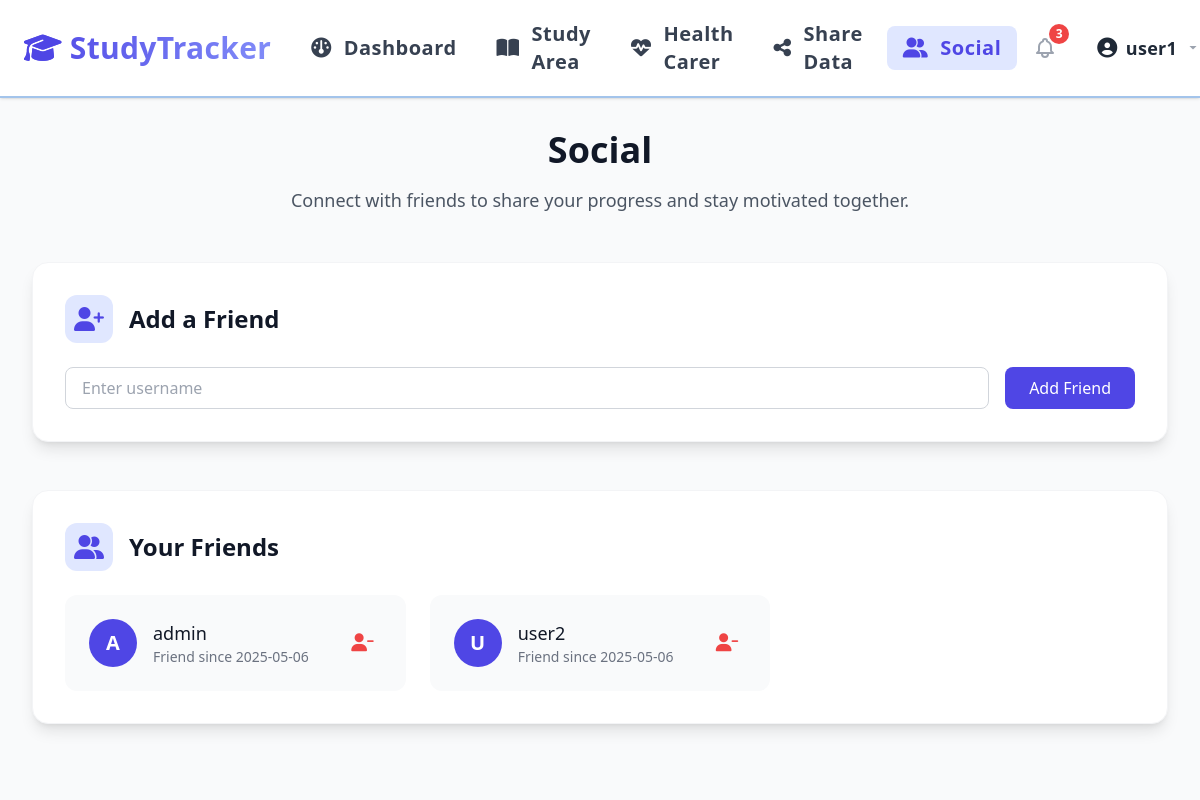
/friends (signed in), run on an earlier commit of the app's database.
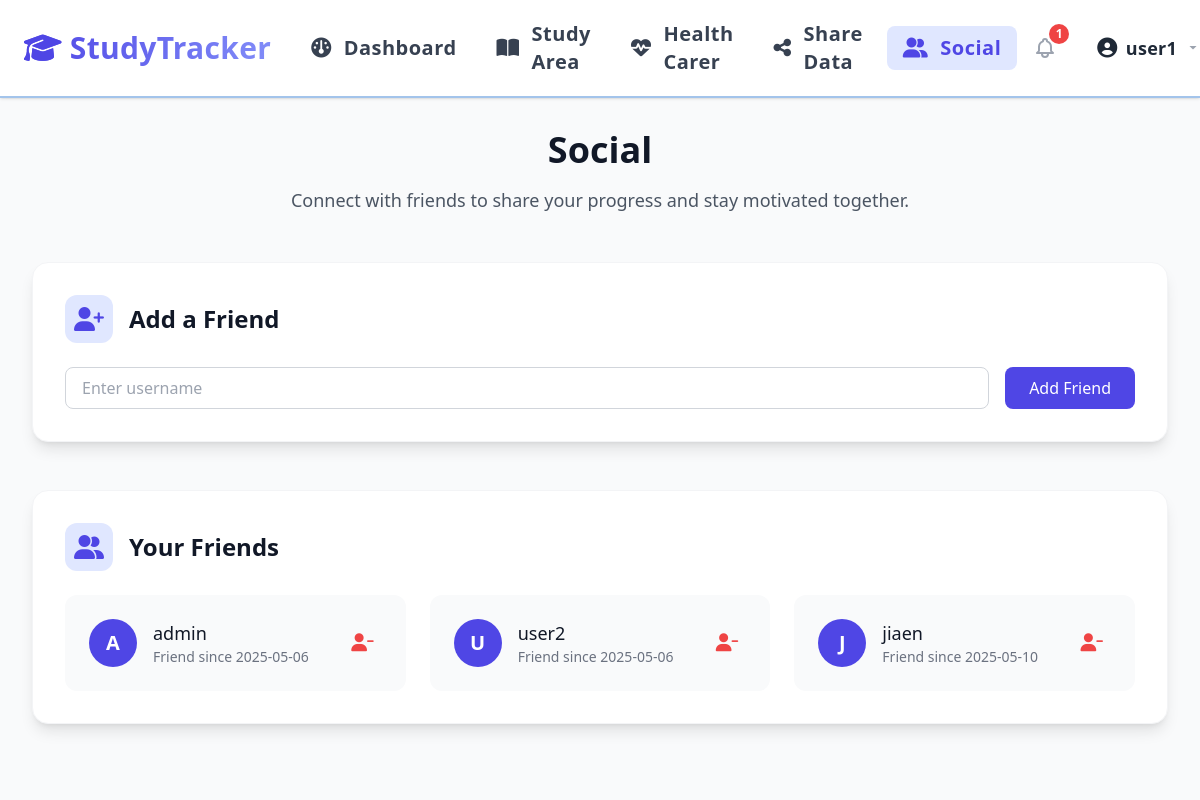
And on a later commit of the database.
### app/models.py (models this page shows)
class User(UserMixin, db.Model):
    id = db.Column(db.Integer, primary_key=True)
    username = db.Column(db.String(80), unique=True, nullable=False)
    password = db.Column(db.String(255), nullable=False)
    email = db.Column(db.String(120), unique=True, nullable=False)
    created_at = db.Column(db.DateTime, default=lambda: datetime.now(UTC))
    university = db.Column(db.String(120))
    profile_picture = db.Column(db.String(120), default=None)  # Store the filename of the profile picture
    study_sessions = db.relationship('StudySession', backref='user', lazy=True)
    tasks = db.relationship('Task', backref='user', lazy=True)
    wellness_checks = db.relationship('WellnessCheck', backref='user', lazy=True)
    friends = db.relationship(
        'User',
        secondary='friendship',
        primaryjoin=(Friendship.user_id == id),
        secondaryjoin=(Friendship.friend_id == id),
        backref='friend_of'
    )
    sent_friend_requests = db.relationship('FriendRequest',
                                         foreign_keys='FriendRequest.from_user_id',
                                         backref='sender',
                                         lazy=True)
    received_friend_requests = db.relationship('FriendRequest',
                                            foreign_keys='FriendRequest.to_user_id',
                                            backref='receiver',
                                            lazy=True)

### app/routes.py (the view, shortened to what this page needs)
    @app.route('/friends', methods=['GET', 'POST'])
    @login_required
    def friends():
        friends = current_user.friends
        pending_requests = FriendRequest.query.filter_by(to_user_id=current_user.id, status='pending').all()
        return render_template('friends.html', friends=friends, pending_requests=pending_requests)

### app/routes.py (called while the page is built)
@login_manager.user_loader
def load_user(user_id):
    return User.query.get(int(user_id))

### templates/friends.html (shortened to what this page needs)
{% extends "base.html" %}
{% block content %}
<div class="h-full w-full bg-gray-50 dark:bg-gray-800">
    <div class="h-full w-full p-8">
        <div class="max-w-7xl mx-auto">
            <div class="text-center mb-12">
                <h1 class="text-4xl font-bold mb-4 text-gray-900 dark:text-white">Social</h1>
                <p class="text-lg text-gray-600 dark:text-gray-300 max-w-2xl mx-auto">Connect with friends to share your progress and stay motivated together.</p>
            </div>
            <div class="bg-white dark:bg-gray-700 rounded-2xl shadow-lg p-8 border border-gray-100 dark:border-gray-600 mb-12">
                <div class="flex items-center mb-6">
                    <div class="w-12 h-12 rounded-xl bg-indigo-100 dark:bg-indigo-900 flex items-center justify-center mr-4">
                        <i class="fas fa-user-plus text-2xl text-indigo-600 dark:text-indigo-300"></i>
                    </div>
                    <h2 class="text-2xl font-semibold text-gray-900 dark:text-white">Add a Friend</h2>
                </div>
                <form method="POST" class="flex gap-4">
                    <input type="text" name="friend_username" placeholder="Enter username"
                           required
                           class="flex-1 border border-gray-300 dark:border-gray-600 rounded-lg px-4 py-2 focus:outline-none focus:ring-2 focus:ring-primary dark:bg-gray-600 dark:text-white">
                    <button type="submit"
                            class="px-6 py-2 bg-indigo-600 text-white rounded-lg hover:bg-indigo-700 transition-colors duration-300">
                        Add Friend
                    </button>
                </form>
            </div>
            <div class="bg-white dark:bg-gray-700 rounded-2xl shadow-lg p-8 border border-gray-100 dark:border-gray-600">
                <div class="flex items-center mb-6">
                    <div class="w-12 h-12 rounded-xl bg-indigo-100 dark:bg-indigo-900 flex items-center justify-center mr-4">
                        <i class="fas fa-user-friends text-2xl text-indigo-600 dark:text-indigo-300"></i>
                    </div>
                    <h2 class="text-2xl font-semibold text-gray-900 dark:text-white">Your Friends</h2>
                </div>
                {% if friends %}
                    <div class="grid grid-cols-1 md:grid-cols-2 lg:grid-cols-3 gap-6">
                        {% for friend in friends %}
                            <div class="bg-gray-50 dark:bg-gray-600 rounded-xl p-6 flex items-center justify-between hover:bg-gray-100 dark:hover:bg-gray-500 transition-colors duration-200">
                                <div class="flex items-center space-x-4">
                                    <div class="w-12 h-12 rounded-full bg-indigo-600 flex items-center justify-center text-xl font-bold text-white">
                                        {{ friend.username[0]|upper }}
                                    </div>
                                    <div>
                                        <h3 class="font-medium text-gray-900 dark:text-white text-lg">{{ friend.username }}</h3>
                                        <p class="text-sm text-gray-500 dark:text-gray-400">Friend since {{ friend.created_at.strftime('%Y-%m-%d') }}</p>
                                    </div>
                                </div>
                                <button onclick="showRemoveFriendModal('{{ friend.username|e }}', '{{ friend.id|e }}')"
                                        class="text-red-500 hover:text-white hover:bg-red-500 rounded-full p-2 transition-colors duration-300"
                                        title="Remove Friend">
                                    <i class="fas fa-user-minus text-lg"></i>
                                </button>
                            </div>
                        {% endfor %}
                    </div>
                {% endif %}
            </div>
        </div>
    </div>
</div>
{% endblock %}

### templates/base.html (shortened to what the changed rows need)
<!DOCTYPE html>
<html lang="en" class="h-full">
<head>
    <script src="https://cdn.tailwindcss.com"></script>
    <link rel="stylesheet" href="https://cdn.jsdelivr.net/npm/flatpickr/dist/flatpickr.min.css">
    <link rel="stylesheet" href="{{ url_for('static', filename='css/styles.css') }}">
    <link rel="stylesheet" href="https://cdnjs.cloudflare.com/ajax/libs/font-awesome/6.5.0/css/all.min.css" />
    <link href="https://cdn.jsdelivr.net/npm/tom-select@2.3.1/dist/css/tom-select.css" rel="stylesheet">
</head>
<body class="bg-background text-primary h-full flex flex-col">
    <nav class="flex items-center bg-white px-6 py-3 shadow justify-between sticky top-0 z-50 text-lg">
        <div class="flex items-center space-x-4">
            {% if not (request.endpoint == 'index' and not current_user.is_authenticated) %}
            <div class="flex items-center space-x-4">
                {% if current_user.is_authenticated %}
                <a href="{{ url_for('notifications') }}" class="relative flex items-center px-2 py-2">
                    {% if pending_requests_count + accepted_requests_count + unread_shared_data_count > 0 %}
                    <span class="absolute -top-1 -right-1 bg-red-500 text-white text-xs font-bold rounded-full w-5 h-5 flex items-center justify-center">
                        {{ pending_requests_count + accepted_requests_count + unread_shared_data_count }}
                    </span>
                    {% endif %}
                </a>
                {% endif %}
            </div>
            {% endif %}
        </div>
    </nav>
    <main class="flex-1 w-full page-content">
        {% block content %}
        {% endblock %}
    </main>
</body>
</html>

What changed in the data, as far as the page shows it:
added User: username "J", username "jiaen", created_at "2025-05-10"
Also different on the page:
text no longer shown: "3"
text now shown: "1"
